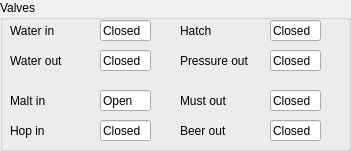
  <widget class="QGroupBox" name="groupBox_5">
   <property name="geometry">
    <rect>
     <x>250</x>
     <y>90</y>
     <width>351</width>
     <height>151</height>
    </rect>
   </property>
   <property name="title">
    <string>Valves</string>
   </property>
   <widget class="QLineEdit" name="lineEdit_2">
    <property name="geometry">
     <rect>
      <x>100</x>
      <y>20</y>
      <width>51</width>
      <height>21</height>
     </rect>
    </property>
    <property name="text">
     <string>Closed</string>
    </property>
   </widget>
   <widget class="QLabel" name="label_11">
    <property name="geometry">
     <rect>
      <x>10</x>
      <y>20</y>
      <width>81</width>
      <height>21</height>
     </rect>
    </property>
    <property name="text">
     <string>Water in</string>
    </property>
   </widget>
   <widget class="QLabel" name="label_12">
    <property name="geometry">
     <rect>
      <x>10</x>
      <y>50</y>
      <width>81</width>
      <height>21</height>
     </rect>
    </property>
    <property name="text">
     <string>Water out</string>
    </property>
   </widget>
   <widget class="QLineEdit" name="lineEdit_3">
    <property name="geometry">
     <rect>
      <x>100</x>
      <y>50</y>
      <width>51</width>
      <height>21</height>
     </rect>
    </property>
    <property name="text">
     <string>Closed</string>
    </property>
   </widget>
   <widget class="QLineEdit" name="lineEdit_4">
    <property name="geometry">
     <rect>
      <x>100</x>
      <y>90</y>
      <width>51</width>
      <height>21</height>
     </rect>
    </property>
    <property name="text">
     <string>Open</string>
    </property>
   </widget>
   <widget class="QLabel" name="label_13">
    <property name="geometry">
     <rect>
      <x>10</x>
      <y>90</y>
      <width>81</width>
      <height>21</height>
     </rect>
    </property>
    <property name="text">
     <string>Malt in</string>
    </property>
   </widget>
   <widget class="QLabel" name="label_17">
    <property name="geometry">
     <rect>
      <x>180</x>
      <y>90</y>
      <width>81</width>
      <height>21</height>
     </rect>
    </property>
    <property name="text">
     <string>Must out</string>
    </property>
   </widget>
   <widget class="QLineEdit" name="lineEdit_9">
    <property name="geometry">
     <rect>
      <x>270</x>
      <y>90</y>
      <width>51</width>
      <height>21</height>
     </rect>
    </property>
    <property name="text">
     <string>Closed</string>
    </property>
   </widget>
   <widget class="QLineEdit" name="lineEdit_10">
    <property name="geometry">
     <rect>
      <x>270</x>
      <y>120</y>
      <width>51</width>
      <height>21</height>
     </rect>
    </property>
    <property name="text">
     <string>Closed</string>
    </property>
   </widget>
   <widget class="QLabel" name="label_18">
    <property name="geometry">
     <rect>
      <x>180</x>
      <y>120</y>
      <width>81</width>
      <height>21</height>
     </rect>
    </property>
    <property name="text">
     <string>Beer out</string>
    </property>
   </widget>
   <widget class="QLabel" name="label_19">
    <property name="geometry">
     <rect>
      <x>10</x>
      <y>120</y>
      <width>81</width>
      <height>21</height>
     </rect>
    </property>
    <property name="text">
     <string>Hop in</string>
    </property>
   </widget>
   <widget class="QLineEdit" name="lineEdit_11">
    <property name="geometry">
     <rect>
      <x>100</x>
      <y>120</y>
      <width>51</width>
      <height>21</height>
     </rect>
    </property>
    <property name="text">
     <string>Closed</string>
    </property>
   </widget>
   <widget class="QLabel" name="label_20">
    <property name="geometry">
     <rect>
      <x>180</x>
      <y>20</y>
      <width>81</width>
      <height>21</height>
     </rect>
    </property>
    <property name="text">
     <string>Hatch</string>
    </property>
   </widget>
   <widget class="QLineEdit" name="lineEdit_12">
    <property name="geometry">
     <rect>
      <x>270</x>
      <y>50</y>
      <width>51</width>
      <height>21</height>
     </rect>
    </property>
    <property name="text">
     <string>Closed</string>
    </property>
   </widget>
   <widget class="QLineEdit" name="lineEdit_13">
    <property name="geometry">
     <rect>
      <x>270</x>
      <y>20</y>
      <width>51</width>
      <height>21</height>
     </rect>
    </property>
    <property name="text">
     <string>Closed</string>
    </property>
   </widget>
   <widget class="QLabel" name="label_21">
    <property name="geometry">
     <rect>
      <x>180</x>
      <y>50</y>
      <width>81</width>
      <height>21</height>
     </rect>
    </property>
    <property name="text">
     <string>Pressure out</string>
    </property>
   </widget>
  </widget>
